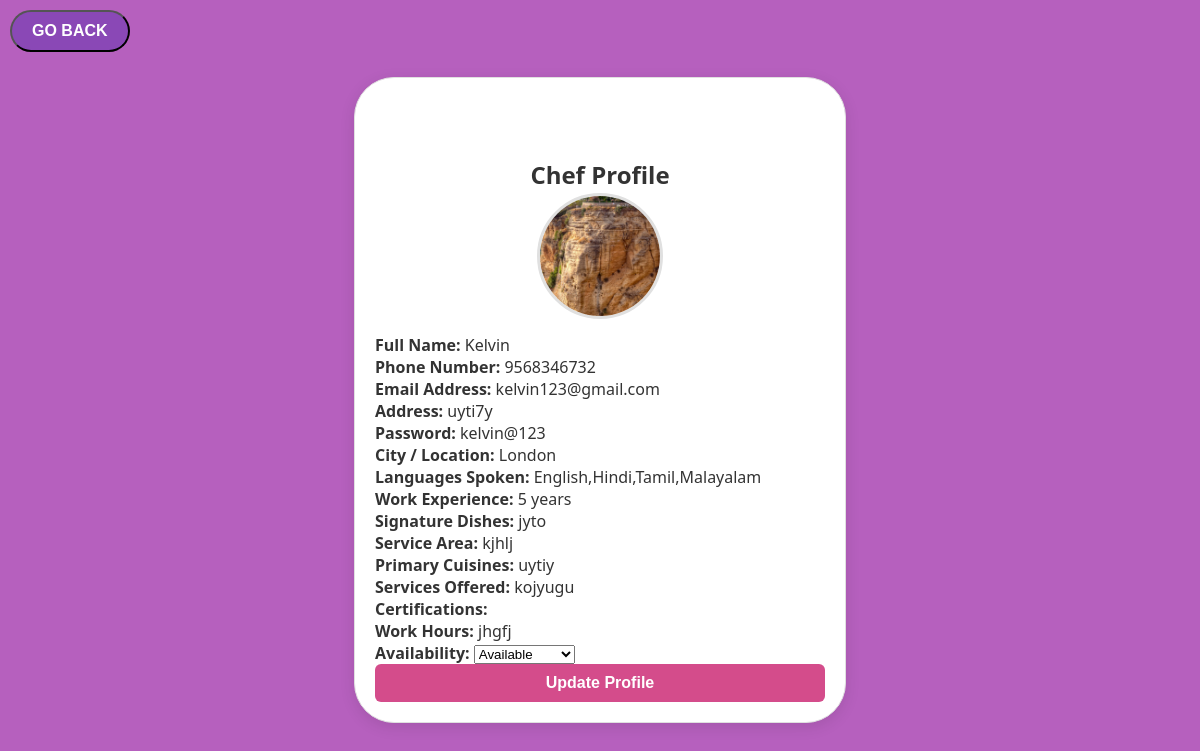
The app's page /chef_profile/ (signed in) with its own data.
### EVENT_BOOKING/models.py (models this page shows)
class chef(models.Model):
    STATUS=(('applied','Applied'),('approved','Approved'),('reject','Reject'),)
    status=models.CharField(max_length=20,choices=STATUS,default='Applied')
    image = models.ImageField(upload_to='chefimages/', null=True, blank=True)
    username = models.CharField(max_length=100)
    phone = models.CharField(max_length=15)  # Use CharField to accommodate international numbers
    email = models.EmailField(unique=True)
    address = models.CharField(max_length=255)
    password = models.CharField(max_length=128)
    place = models.CharField(max_length=128)
    languages_spoken = models.CharField(max_length=128)  # Can be a comma-separated list
    experience = models.CharField(max_length=128)  # Example: "5 years professional cooking"
    signature_dishes = models.CharField(max_length=500)  # Comma-separated names of dishes
    service_area = models.CharField(max_length=500)  # Radius or regions where they work
    primary_cuisines = models.CharField(max_length=300)  # E.g., "Italian"
    services_offered = models.CharField(max_length=500)  # E.g., "Private dining, Catering"
    certifications = models.FileField(upload_to='chef_certifications/', blank=True, null=True)  # Upload certifications
    work_hours_and_days = models.CharField(max_length=128)  # E.g., "Mon-Fri: 10 AM - 6 PM"

### EVENT_BOOKING/views.py (the view)
# urls.py: path('chef_profile/',views.chefprofile,name='chef_profile'),
def chefprofile(request):
    email=request.session['email']
    cr=chef.objects.get(email=email)
    image=cr.image
    username=cr.username
    phone=cr.phone
    email=cr.email
    address=cr.address
    password=cr.password
    place=cr.place
    languages_spoken=cr.languages_spoken
    experience=cr.experience
    signature_dishes=cr.signature_dishes
    service_area=cr.service_area
    primary_cuisines=cr.primary_cuisines
    services_offered=cr.services_offered
    certifications=cr.certifications
    work_hours_and_days=cr.work_hours_and_days
    return render(request,'chef_profile.html',{'image':image,'username':username,'phone':phone,'email':email,'address':address,'password':password,'place':place,"languages_spoken":languages_spoken,"experience":experience,"signature_dishes":signature_dishes,"service_area":service_area,"primary_cuisines":primary_cuisines,"services_offered":services_offered,"certifications":certifications,"work_hours_and_days":work_hours_and_days})

### EVENT_BOOKING/templates/chef_profile.html (shortened to what this page needs)
<!doctype html>
<html lang="en">
<head>
</head>
<body>
    <div class="form-container">
        <br><br>
        <h1>Chef Profile</h1>
        {% if image.url %}
        <img src="{{ image.url }}" alt="User Image">
        {% else %}
        <centre><img src="https://via.placeholder.com/120" alt="Image"></centre>
        {% endif %}
        <div class="profile-fields">
            <div class="field">
                <strong>Full Name:</strong>
                <span>{{ username }}</span>
            </div>
            <div class="field">
                <strong>Phone Number:</strong>
                <span>{{ phone }}</span>
            </div>
            <div class="field">
                <strong>Email Address:</strong>
                <span>{{ email }}</span>
            </div>
            <div class="field">
                <strong>Address:</strong>
                <span>{{ address }}</span>
            </div>
            <div class="field">
                <strong>Password:</strong>
                <span>{{ password }}</span>
            </div>
            <div class="field">
                <strong>City / Location:</strong>
                <span>{{ place }}</span>
            </div>
            <div class="field">
                <strong>Languages Spoken:</strong>
                <span>{{ languages_spoken }}</span>
            </div>
            <div class="field">
                <strong>Work Experience:</strong>
                <span>{{ experience }} years</span>
            </div>
            <div class="field">
                <strong>Signature Dishes:</strong>
                <span>{{ signature_dishes }}</span>
            </div>
            <div class="field">
                <strong>Service Area:</strong>
                <span>{{ service_area }}</span>
            </div>
            <div class="field">
                <strong>Primary Cuisines:</strong>
                <span>{{ primary_cuisines }}</span>
            </div>
            <div class="field">
                <strong>Services Offered:</strong>
                <span>{{ services_offered }}</span>
            </div>
            <div class="field">
                <strong>Certifications:</strong>
            </div>
            <div class="field">
                <strong>Work Hours:</strong>
                <span>{{ work_hours_and_days }}</span>
            </div>
            <div class="field">
                <strong>Availability:</strong>
                <select name="availability" class="border rounded px-2 py-1">
                    <option value="available">Available</option>
                </select>
            </div>
        </div>
        <button class="edit-button" onclick="location.href='/chef_update/'">Update Profile</button>
    </div>
    <button class="back-button" onclick="window.history.back()">
         Go Back
      </button>
</body>
</html>

### EVENT_BOOKING/templates/chef_profile.html (style rules this page uses)
body { font-family: 'Segoe UI', Tahoma, Geneva, Verdana, sans-serif; background:rgba(174, 77, 183, 0.89); color: #333; margin: 0; padding: 0; display: flex; justify-content: center; align-items: center; height: 100vh; }
.form-container { background: #ffffff; border: 1px solid #e0e0e0; border-radius: 40px; padding: 20px; width: 100%; max-width: 450px; box-shadow: 0 4px 15px rgba(0, 0, 0, 0.1); }
.form-container h1 { text-align: center; margin-bottom: 2px; font-size: 24px; color: #333; }
.form-container img { display: block; width: 120px; height: 120px; margin: 0 auto 15px; border-radius: 50%; border: 3px solid #e0e0e0; object-fit: cover; }
.form-container button { display: block; width: 100%; padding: 10px; border: none; border-radius: 6px; background:rgba(208, 59, 128, 0.91); color: white; font-size: 16px; font-weight: bold; cursor: pointer; transition: background 0.3s ease; }
.back-button { position: fixed; top: 10px; left: 10px; padding: 10px 20px; width:auto; max-width:150px; text-transform: uppercase; background-color: rgb(138, 72, 182); color: white; border-radius: 25px; font-size: 18px; font-weight: bold; font-size: 1rem; align-items: center; }

### records on screen
chef: username "Kelvin", phone "9568346732", email "kelvin123@gmail.com", address "uyti7y", password "kelvin@123", place "London", languages_spoken "English,Hindi,Tamil,Malayalam", signature_dishes "jyto", service_area "kjhlj", primary_cuisines "uytiy", services_offered "kojyugu", work_hours_and_days "jhgfj"

### other values on screen
{{ experience }} "5"
